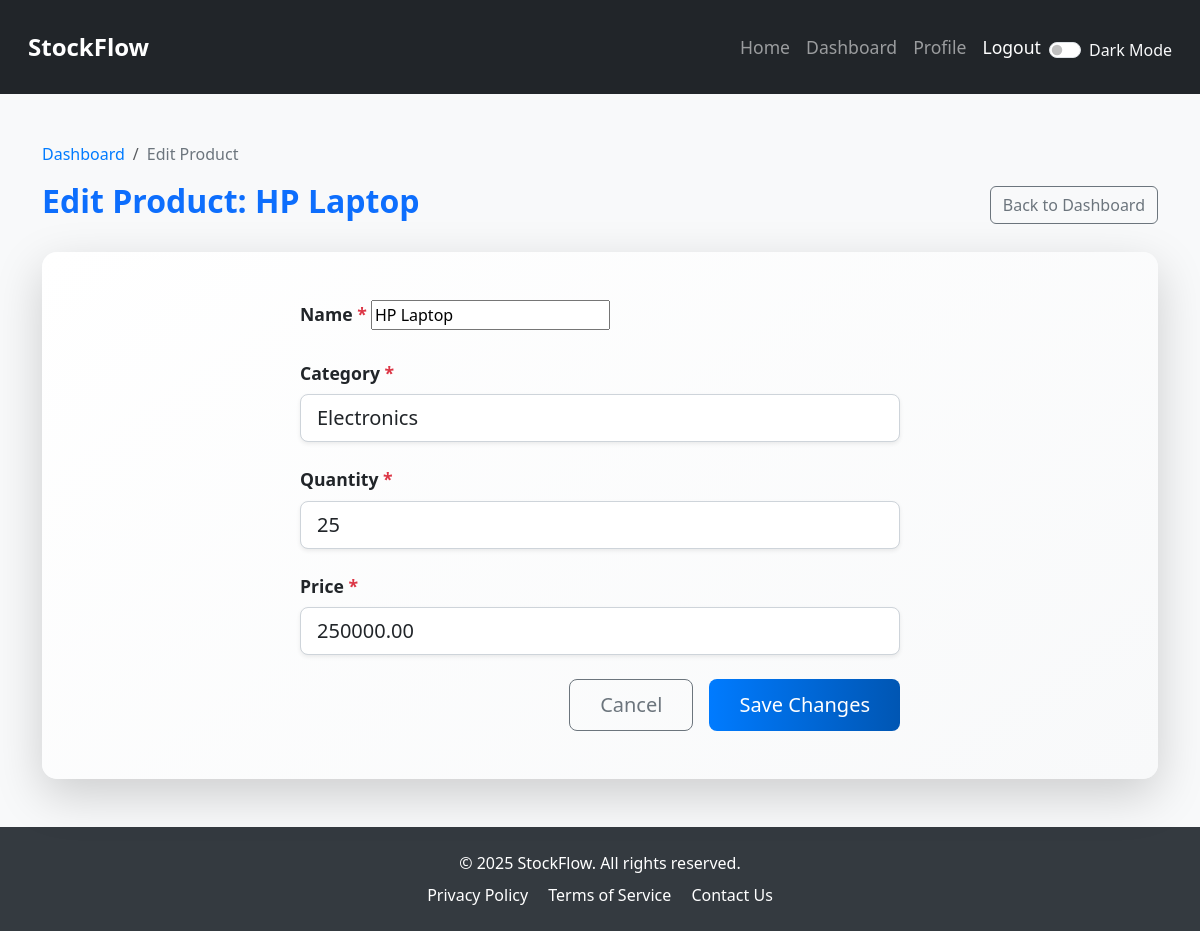
/edit_product/4/ (signed in), run on the app's committed database.
### stockflow/models.py (models this page shows, shortened)
class Product(models.Model):
    name = models.CharField(max_length=100)
    category = models.ForeignKey(Category, on_delete=models.CASCADE)
    quantity = models.IntegerField(default=0)
    price = models.DecimalField(max_digits=10, decimal_places=2)

### stockflow/views.py (the view)
# urls.py: path('edit_product/<int:product_id>/', views.edit_product, name='edit_product'),
@login_required
@user_passes_test(superuser_required, login_url='dashboard')
def edit_product(request, product_id):
    product = get_object_or_404(Product, id=product_id)
    if request.method == 'POST':
        form = ProductForm(request.POST, instance=product)
        if form.is_valid():
            form.save()
            messages.success(request, f"Product '{product.name}' updated successfully.")
            return redirect('dashboard')
    else:
        form = ProductForm(instance=product)
    return render(request, 'edit_product.html', {'form': form, 'product': product})

### stockflow/forms.py
class ProductForm(forms.ModelForm):
    class Meta:
        model = Product
        fields = ['name', 'category', 'quantity', 'price']  # Adjust fields as needed
    def __init__(self, *args, **kwargs):
        super().__init__(*args, **kwargs)
        self.fields['quantity'].widget = forms.NumberInput(attrs={
            'class': 'form-control form-control-lg shadow-sm',
            'placeholder': 'Enter quantity',
            'min': '0',  # Optional: Prevent negative quantities
        })
        self.fields['price'].widget = forms.NumberInput(attrs={
            'class': 'form-control form-control-lg shadow-sm',
            'placeholder': 'Enter price',
            'step': '0.01',  # Allow decimal values for price
            'min': '0',  # Optional: Prevent negative prices
        })
        self.fields['category'].widget.attrs.update({
            'class': 'form-control form-control-lg shadow-sm',
        })

### stockflow/models.py (called while the page is built)
    def __str__(self):
        return self.name

### stockflow/views.py (called while the page is built)
def superuser_required(user):
    return user.is_superuser

### templates/edit_product.html (shortened to what this page needs)
{% extends 'base.html' %}
{% block content %}
    <div class="container mt-5 mb-5">
        <nav aria-label="breadcrumb">
            <ol class="breadcrumb">
                <li class="breadcrumb-item"><a href="{% url 'dashboard' %}">Dashboard</a></li>
                <li class="breadcrumb-item active" aria-current="page">Edit Product</li>
            </ol>
        </nav>
        <div class="d-flex justify-content-between align-items-center mb-4">
            <h2 class="text-primary fw-bold">Edit Product: {{ product.name }}</h2>
            <a href="{% url 'dashboard' %}" class="btn btn-outline-secondary">Back to Dashboard</a>
        </div>
        <div class="card shadow-lg border-0 edit-product-card">
            <div class="card-body p-5">
                <form method="post" class="form-container">
                    {% for field in form %}
                        <div class="mb-4">
                            <label for="{{ field.id_for_label }}" class="form-label fw-semibold text-dark">
                                {{ field.label }}
                                {% if field.field.required %}
                                    <span class="text-danger">*</span>
                                {% endif %}
                            </label>
                            {{ field }}
                        </div>
                    {% endfor %}
                    <div class="d-flex justify-content-end gap-3">
                        <a href="{% url 'dashboard' %}" class="btn btn-outline-secondary btn-lg cancel-btn">Cancel</a>
                        <button type="submit" class="btn btn-primary btn-lg save-btn">Save Changes</button>
                    </div>
                </form>
            </div>
        </div>
    </div>
{% endblock %}

### templates/base.html (style rules this page uses)
html, body { height: 100%; margin: 0; }
body { background-color: #f8f9fa; display: flex; flex-direction: column; transition: background-color 0.3s, color 0.3s; }
.card { border-radius: 10px; transition: background-color 0.3s, color 0.3s; }

### templates/edit_product.html (style rules this page uses)
.edit-product-card { border-radius: 15px; background: linear-gradient(145deg, #ffffff, #f8f9fa); transition: transform 0.3s ease, box-shadow 0.3s ease; }
.form-container { max-width: 600px; margin: 0 auto; }
.form-control, .form-select { border-radius: 8px; border: 1px solid #ced4da; transition: border-color 0.3s ease, box-shadow 0.3s ease; }
.form-label { font-size: 1.1rem; color: #343a40; }
.save-btn { background: linear-gradient(90deg, #007bff, #0056b3); border: none; padding: 10px 30px; border-radius: 8px; transition: background 0.3s ease, transform 0.2s ease; }
.cancel-btn { padding: 10px 30px; border-radius: 8px; transition: background 0.3s ease, transform 0.2s ease; }
.breadcrumb { background: none; padding: 0; margin-bottom: 1rem; }
.breadcrumb-item a { color: #007bff; text-decoration: none; }
.breadcrumb-item.active { color: #6c757d; }

### data on the page
Product: name "HP Laptop", form "HP Laptop" "Electronics" "25" "250000.00"

### other printed values
{{ field.label }} "Name" "Category" "Quantity" "Price"
